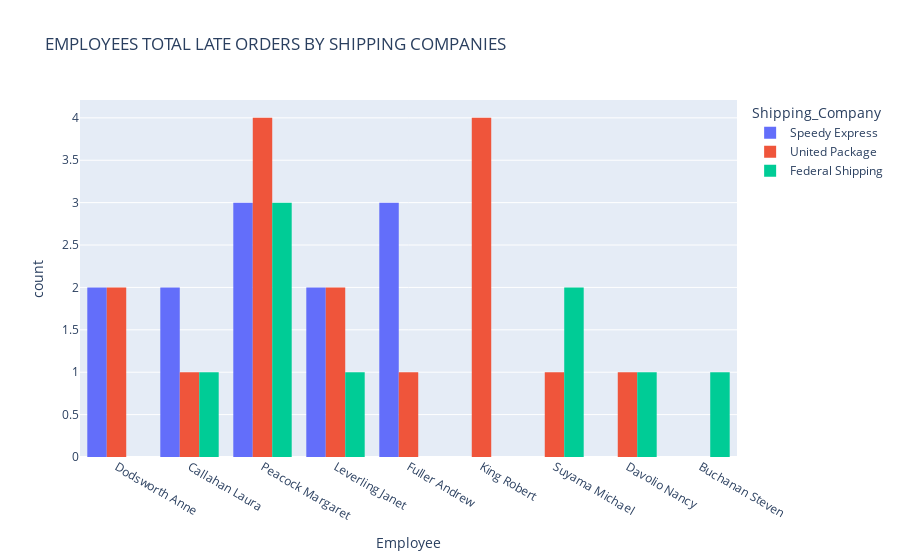

Notebook code for this chart:
### Markdown cell above
Checking the total number of late orders by Employees and the Shipping companies used using histogram

### Code cell
fig = px.histogram(shippers_df , x="Employee_Name", y="OrderID", labels={
                     "Employee_Name": "Employee"}, color='Shipping_Company', barmode='group',
             height=400, title = 'EMPLOYEES TOTAL LATE ORDERS BY SHIPPING COMPANIES', histfunc = 'count')
fig.show()

### Figure 1 — Plotly figure (JSON) as saved in the notebook; plotly's stock layout.template omitted (floating-point values rounded to 4 significant figures)
{"data": [{"alignmentgroup": "True", "bingroup": "x", "histfunc": "count", "hovertemplate": "Shipping_Company=Speedy Express<br>Employee=%{x}<br>count=%{y}<extra></extra>", "legendgroup": "Speedy Express", "marker": {"color": "#636efa", "pattern": {"shape": ""}}, "name": "Speedy Express", "offsetgroup": "Speedy Express", "orientation": "v", "showlegend": true, "type": "histogram", "x": ["Dodsworth Anne", "Dodsworth Anne", "Callahan Laura", "Callahan Laura", "Peacock Margaret", "Peacock Margaret", "Peacock Margaret", "Leverling Janet", "Leverling Janet", "Fuller Andrew", "Fuller Andrew", "Fuller Andrew"], "xaxis": "x", "y": [10970, 10828, 10660, 10596, 10927, 10807, 10726, 10960, 10309, 10727, 10515, 10280], "yaxis": "y"}, {"alignmentgroup": "True", "bingroup": "x", "histfunc": "count", "hovertemplate": "Shipping_Company=United Package<br>Employee=%{x}<br>count=%{y}<extra></extra>", "legendgroup": "United Package", "marker": {"color": "#EF553B", "pattern": {"shape": ""}}, "name": "United Package", "offsetgroup": "United Package", "orientation": "v", "showlegend": true, "type": "histogram", "x": ["Dodsworth Anne", "Dodsworth Anne", "Callahan Laura", "King Robert", "King Robert", "King Robert", "King Robert", "Suyama Michael", "Peacock Margaret", "Peacock Margaret", "Peacock Margaret", "Peacock Margaret", "Leverling Janet", "Leverling Janet", "Fuller Andrew", "Davolio Nancy"], "xaxis": "x", "y": [10705, 10687, 10545, 10777, 10593, 10523, 10483, 10271, 10816, 10749, 10427, 10302, 10924, 10779, 10663, 10827], "yaxis": "y"}, {"alignmentgroup": "True", "bingroup": "x", "histfunc": "count", "hovertemplate": "Shipping_Company=Federal Shipping<br>Employee=%{x}<br>count=%{y}<extra></extra>", "legendgroup": "Federal Shipping", "marker": {"color": "#00cc96", "pattern": {"shape": ""}}, "name": "Federal Shipping", "offsetgroup": "Federal Shipping", "orientation": "v", "showlegend": true, "type": "histogram", "x": ["Callahan Laura", "Suyama Michael", "Suyama Michael", "Buchanan Steven", "Peacock Margaret", "Peacock Margaret", "Peacock Margaret", "Leverling Janet", "Davolio Nancy"], "xaxis": "x", "y": [10380, 10423, 10264, 10320, 10847, 10578, 10451, 10433, 10709], "yaxis": "y"}], "layout": {"autosize": true, "barmode": "group", "legend": {"title": {"text": "Shipping_Company"}, "tracegroupgap": 0}, "title": {"text": "EMPLOYEES TOTAL LATE ORDERS BY SHIPPING COMPANIES"}, "xaxis": {"anchor": "y", "autorange": true, "domain": [0, 1], "range": [-0.5, 8.5], "title": {"text": "Employee"}, "type": "category"}, "yaxis": {"anchor": "x", "autorange": true, "domain": [0, 1], "range": [0, 4.211], "title": {"text": "count"}, "type": "linear"}}}
